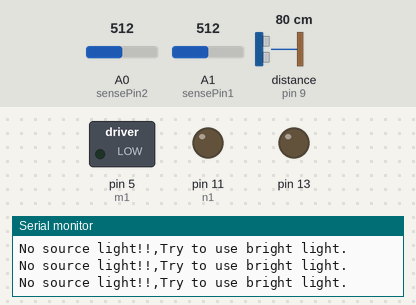
Simulated run of this sketch. Board: Arduino Uno, built with avr-gcc and run on an emulated ATmega328P. On the bench: switched loads named in the sketch (green lamp = pin HIGH), output pins drawn as LEDs (lit = HIGH), the last lines printed to the serial monitor. The test bench sets the inputs (shaded band); at power-on: A0 (sensePin2) = 512, A1 (sensePin1) = 512, distance to the obstacle (sensor on pin 9) 80 cm. The echo pulse lasts 58.3 µs per cm.

Above: at 1.2 s.
1.3 s: A0 (sensePin2) set to 530
2.8 s: A0 (sensePin2) set to 562
At 3.8 s:
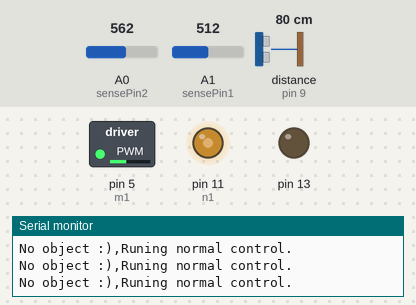
4.5 s: A1 (sensePin1) set to 716
At 5.9 s:
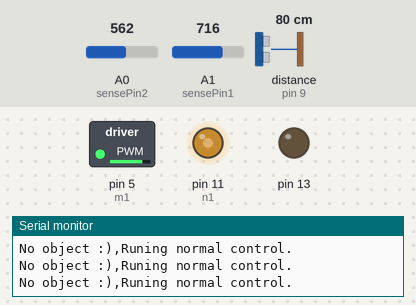
6.3 s: distance to the obstacle (sensor on pin 9) set to 17 cm
9.3 s: distance to the obstacle (sensor on pin 9) set to 14 cm
At 9.9 s:
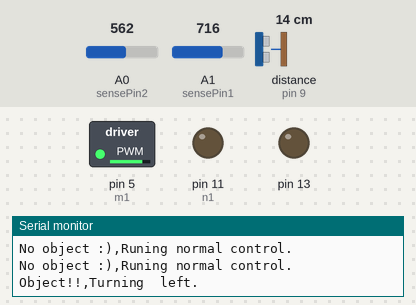
10.9 s: A1 (sensePin1) set to 511
At 12.9 s:
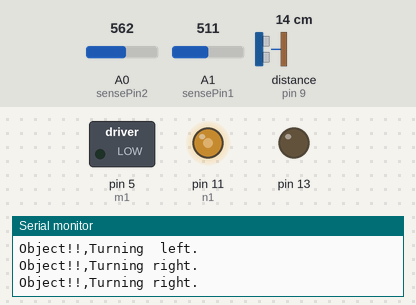
Timing chart, 0 to 14.0 s (numbered marks = the images above; inputs shaded):
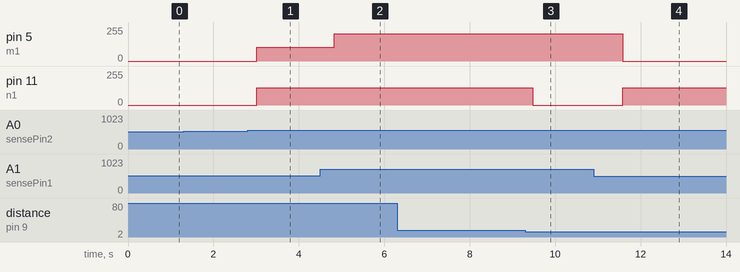

The sketch:

usinProcessing.ino
```cpp
#include<NewPing.h>
int sensePin2=0;//sensor 1
int sensePin1=1;//sensor 2
NewPing sonar(3,9,15);//(trigPin,echoPin,maxdistance in cm) ; creating NewPing object

int m1=5;//first motor pins
int n1=11;//second motor pins

void setup() {
  // put your setup code here, to run once:
  pinMode(m1,OUTPUT);

  pinMode(n1,OUTPUT);

  //for led 13
  pinMode(13,OUTPUT);
  digitalWrite(13,LOW);

  //sensor pins will ne aytomatically detected as inputs
  Serial.begin(9600);//begining serial connection

}

void loop() {
  // put your main code here, to run repeatedly:

  int val1=analogRead(sensePin1);//value of sensor 1
  delay(100);//giving time to analog reders

  int val2=analogRead(sensePin2);//sensor value 2
  delay(100);
  //constraining values
  val1=constrain(val1,320,820);
  val2=constrain(val2,320,820);


  //mapping values
  int mspeed1=map(val1,300,820,0,255);
  int mspeed2=map(val2,300,820,0,255);

  if(mspeed1>120||mspeed2>120)
  {
  if(sonar.ping_cm()!=0)//if is true will run till object is detected
  {

    if(mspeed1>mspeed2)
    {
      analogWrite(m1,mspeed1);// ronin first motor at sensor detected speed
      analogWrite(n1,0);
      Serial.println("Object!!,Turning  left.");

    }
    else if(mspeed2>mspeed1)
    {
      analogWrite(n1,mspeed2);//ronin second motor at sensor detected speed
      analogWrite(m1,0);
      Serial.println("Object!!,Turning right.");

    }
    else
    {
      analogWrite(n1,0);
      analogWrite(m1,0);//ronin first motor at detected speed
      Serial.println("Object!!,Wrong input positon.");
    }
    delay(500);//giving sonar time
  }
  else
  {
    //driving motors at respective speeds
    if(mspeed1>mspeed2)
    Serial.println("No object :),Runing normal control.");
    else
    Serial.println("No object :),Runing normal control.");
   analogWrite(m1,mspeed1);
   analogWrite(n1,mspeed2);

  }
  }
  else
  {
    Serial.println("No source light!!,Try to use bright light.");
    analogWrite(m1,0);
    analogWrite(n1,0);

  }

  // motors will not continue to run as respective speeds are updating at 16kHz11
}
```

Measured:
- the behaviour switches between 546 and 547 on A0 (sensePin2) (found by bisection; images 0 and 1)
- the behaviour switches between 16 and 15 cm on distance to the obstacle (sensor on pin 9) (found by bisection; images 2 and 3)
- after the input at 2.8 s, pin 5 (m1): 0/255 → 103/255 after 0.21 s; pin 11 (n1): 0/255 → 128/255 after 0.21 s
- after the input at 4.5 s, pin 5 (m1): 103/255 → 204/255 after 0.33 s
- after the input at 9.3 s, pin 11 (n1): 128/255 → 0/255 after 0.18 s
- after the input at 10.9 s, pin 5 (m1): 204/255 → 0/255 after 0.69 s; pin 11 (n1): 0/255 → 128/255 after 0.69 s
